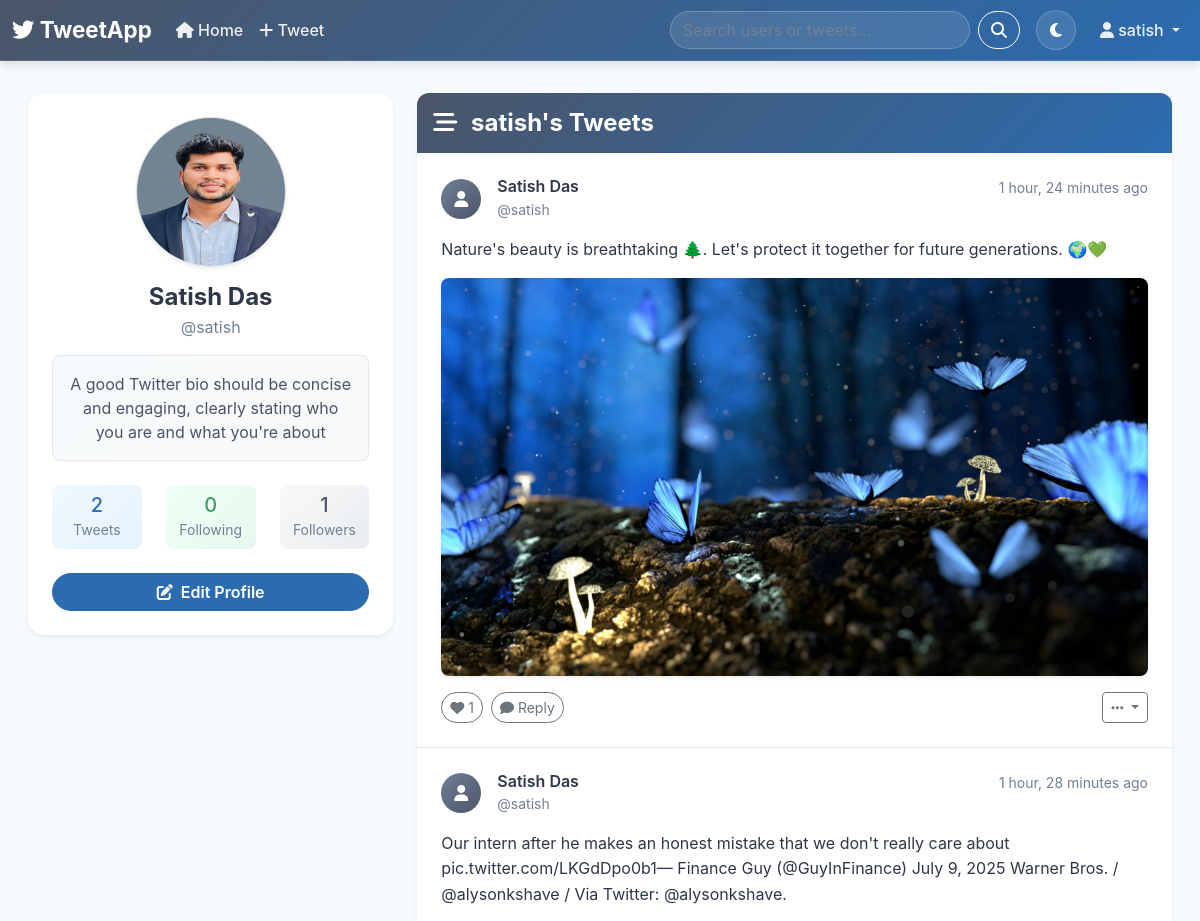
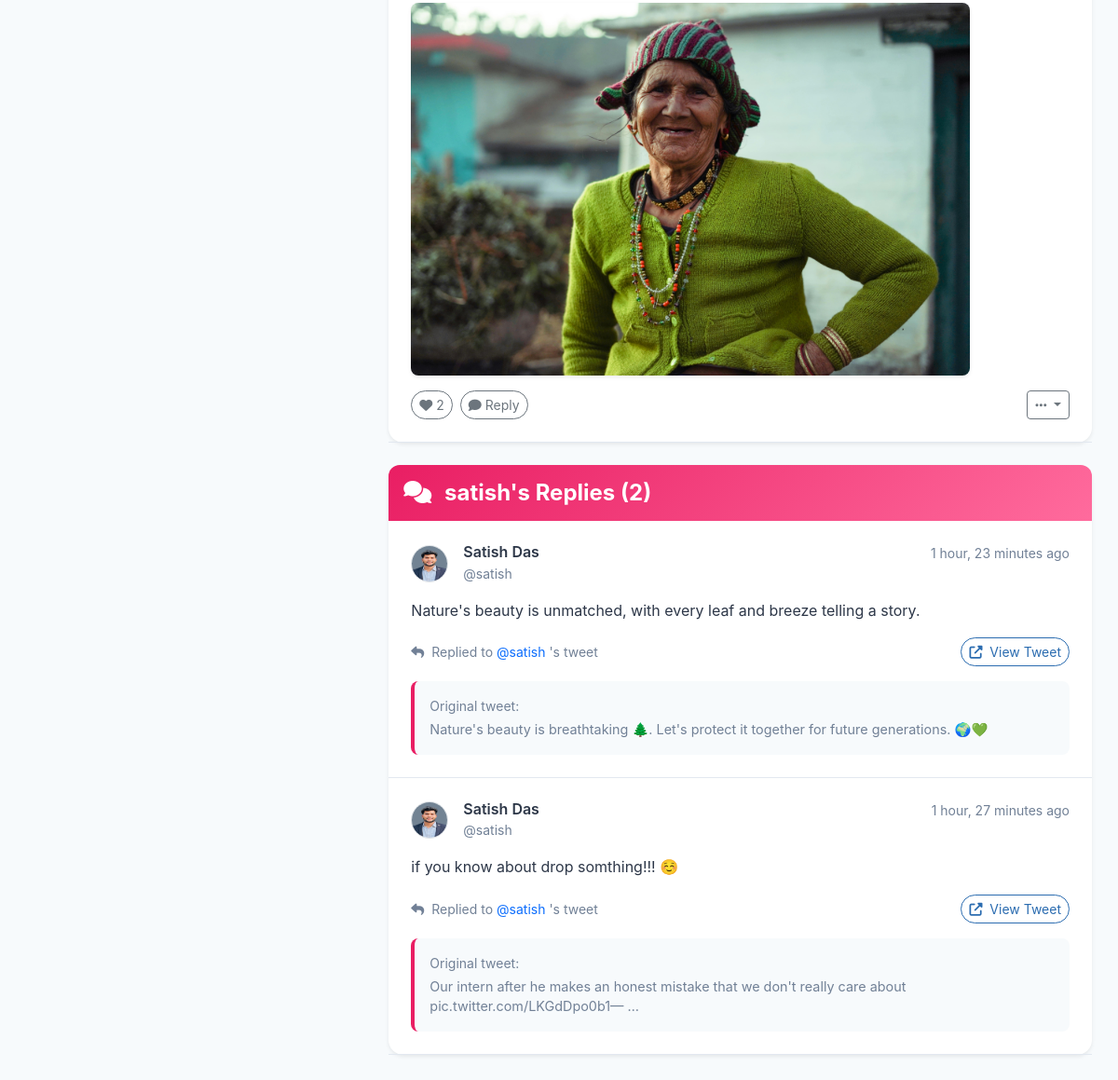
The app's page /tweet/profile/ (signed in) with its own data (2 pictures, top to bottom).
### tweet/models.py (models this page shows, shortened)
class UserProfile(models.Model):
    user = models.OneToOneField(User, on_delete=models.CASCADE)
    bio = models.TextField(max_length=500, blank=True)
    location = models.CharField(max_length=30, blank=True)
    birth_date = models.DateField(null=True, blank=True)
    avatar = models.ImageField(upload_to='avatars/', blank=True, null=True)
    website = models.URLField(blank=True)
    followers = models.ManyToManyField(User, related_name='following', blank=True)
    created_at = models.DateTimeField(auto_now_add=True)
    updated_at = models.DateTimeField(auto_now=True)
    @property
    def followers_count(self):
        return self.followers.count()
    @property
    def following_count(self):
        return self.user.following.count()

class Tweet(models.Model):
    user = models.ForeignKey(User, on_delete=models.CASCADE)
    text = models.TextField(max_length=240)
    photo = models.ImageField(upload_to='photos/', blank=True, null=True)
    created_at = models.DateTimeField(auto_now_add=True)
    updated_at = models.DateTimeField(auto_now=True)

class Comment(models.Model):
    user = models.ForeignKey(User, on_delete=models.CASCADE)
    tweet = models.ForeignKey(Tweet, on_delete=models.CASCADE, related_name='comments')
    text = models.TextField(max_length=280)
    created_at = models.DateTimeField(auto_now_add=True)
    updated_at = models.DateTimeField(auto_now=True)
    class Meta:
        ordering = ['-created_at']

### tweet/views.py (the view)
# urls.py: path('profile/', views.profile_view, name='profile_view'),
@login_required
def profile_view(request, username=None):
    if username:
        user = get_object_or_404(User, username=username)
    else:
        user = request.user
    profile, created = UserProfile.objects.get_or_create(user=user)
    tweets = Tweet.objects.filter(user=user).order_by('-created_at')
    comments = Comment.objects.filter(user=user).order_by('-created_at')
    context = {
        'profile_user': user,
        'profile': profile,
        'tweets': tweets,
        'comments': comments,
        'is_own_profile': user == request.user,
    }
    return render(request, 'profile.html', context)

### tweet/templates/profile.html (shortened to what this page needs)
{% extends "layout.html" %}
{% block content %}
<div class="row">
    <div class="col-md-4">
        <div class="card shadow-sm border-0 rounded-4">
            <div class="card-body text-center p-4">
                {% if profile.avatar %}
                    <img src="{{ profile.avatar.url }}" class="rounded-circle mb-3 border shadow-sm" width="150" height="150" alt="Avatar">
                {% else %}
                    <div class="mx-auto mb-3 d-flex align-items-center justify-content-center rounded-circle shadow-sm"
                         style="width: 150px; height: 150px; background: linear-gradient(135deg, var(--secondary-color) 0%, var(--primary-color) 100%); color: white;">
                        <i class="fas fa-user fa-3x"></i>
                    </div>
                {% endif %}
                <h4 class="fw-bold mb-1" style="color: var(--text-primary);">{{ profile_user.get_full_name|default:profile_user.username }}</h4>
                <p class="text-muted mb-3">@{{ profile_user.username }}</p>
                {% if profile.bio %}
                    <div class="mb-4">
                        <div class="p-3 rounded-3" style="background: linear-gradient(135deg, var(--light-bg) 0%, #f8f9fa 100%); border: 1px solid var(--border-color);">
                            <p class="mb-0" style="color: var(--text-secondary);">{{ profile.bio }}</p>
                        </div>
                    </div>
                {% endif %}
                <div class="row text-center mb-4">
                    <div class="col-4">
                        <div class="p-2 rounded-3" style="background: linear-gradient(135deg, #f0f8ff 0%, #e6f3ff 100%);">
                            <strong class="d-block h5 mb-0" style="color: var(--accent-color);">{{ tweets.count }}</strong>
                            <small class="text-muted">Tweets</small>
                        </div>
                    </div>
                    <div class="col-4">
                        <div class="p-2 rounded-3" style="background: linear-gradient(135deg, #f0fff4 0%, #e8f8f0 100%);">
                            <strong class="d-block h5 mb-0" style="color: var(--success-color);">{{ profile.following_count }}</strong>
                            <small class="text-muted">Following</small>
                        </div>
                    </div>
                    <div class="col-4">
                        <div class="p-2 rounded-3" style="background: linear-gradient(135deg, #f8f9fa 0%, #e9ecef 100%);">
                            <strong class="d-block h5 mb-0" style="color: var(--text-secondary);">{{ profile.followers_count }}</strong>
                            <small class="text-muted">Followers</small>
                        </div>
                    </div>
                </div>
                <div class="d-grid gap-2">
                    {% if is_own_profile %}
                        <a href="{% url 'profile_edit' %}" class="btn btn-primary rounded-pill fw-semibold">
                            <i class="fas fa-edit me-2"></i>Edit Profile
                        </a>
                    {% endif %}
                </div>
            </div>
        </div>
    </div>
    <div class="col-md-8">
        <div class="card shadow-sm border-0 rounded-4">
            <div class="card-header border-0 py-3" style="background: linear-gradient(135deg, var(--primary-color) 0%, var(--accent-color) 100%); color: white; border-radius: 12px 12px 0 0;">
                <h4 class="mb-0 fw-bold">
                    <i class="fas fa-stream me-2"></i>
                    {{ profile_user.username }}'s Tweets
                </h4>
            </div>
            <div class="card-body p-0">
                {% if tweets %}
                    {% for tweet in tweets %}
                        <div class="p-4 border-bottom" style="border-color: var(--border-color) !important;">
                            <div class="d-flex justify-content-between align-items-start mb-3">
                                <div class="d-flex align-items-center">
                                    {% if tweet.user.profile.avatar %}
                                        <img src="{{ tweet.user.profile.avatar.url }}" class="rounded-circle me-3 border" width="40" height="40" alt="Avatar">
                                    {% else %}
                                        <div class="rounded-circle me-3 d-flex align-items-center justify-content-center"
                                             style="width: 40px; height: 40px; background: linear-gradient(135deg, var(--secondary-color) 0%, var(--primary-color) 100%); color: white;">
                                            <i class="fas fa-user"></i>
                                        </div>
                                    {% endif %}
                                    <div>
                                        <h6 class="mb-0 fw-semibold" style="color: var(--text-primary);">
                                            {{ tweet.user.get_full_name|default:tweet.user.username }}
                                        </h6>
                                        <small class="text-muted">@{{ tweet.user.username }}</small>
                                    </div>
                                </div>
                                <small class="text-muted">{{ tweet.created_at|timesince }} ago</small>
                            </div>
                            <div class="mb-3">
                                <p class="mb-0" style="color: var(--text-primary); line-height: 1.6;">{{ tweet.text }}</p>
                            </div>
                            {% if tweet.photo %}
                                <div class="mb-3">
                                    <img src="{{ tweet.photo.url }}" class="img-fluid rounded-3 shadow-sm" style="max-height: 400px;">
                                </div>
                            {% endif %}
                            <div class="d-flex justify-content-between align-items-center">
                                <div class="d-flex align-items-center">
                                    <button class="btn btn-sm btn-outline-secondary rounded-pill me-2">
                                        <i class="fas fa-heart"></i> {{ tweet.likes.count }}
                                    </button>
                                    <button class="btn btn-sm btn-outline-secondary rounded-pill">
                                        <i class="fas fa-comment"></i> Reply
                                    </button>
                                </div>
                                {% if tweet.user == user %}
                                    <div class="dropdown">
                                        <button class="btn btn-sm btn-outline-secondary dropdown-toggle" type="button" data-bs-toggle="dropdown">
                                            <i class="fas fa-ellipsis-h"></i>
                                        </button>
                                    </div>
                                {% endif %}
                            </div>
                        </div>
                    {% endfor %}
                {% endif %}
            </div>
        </div>
        {% if comments %}
            <div class="card shadow-sm border-0 rounded-4 mt-4">
                <div class="card-header border-0 py-3" style="background: linear-gradient(135deg, #e91e63 0%, #ff6b9d 100%); color: white; border-radius: 12px 12px 0 0;">
                    <h4 class="mb-0 fw-bold">
                        <i class="fas fa-comments me-2"></i>
                        {{ profile_user.username }}'s Replies ({{ comments.count }})
                    </h4>
                </div>
                <div class="card-body p-0">
                    {% for comment in comments %}
                        <div class="p-4 border-bottom" style="border-color: var(--border-color) !important;">
                            <div class="d-flex justify-content-between align-items-start mb-3">
                                <div class="d-flex align-items-center">
                                    {% if comment.user.userprofile.avatar %}
                                        <img src="{{ comment.user.userprofile.avatar.url }}" class="rounded-circle me-3 border" width="40" height="40" alt="Avatar">
                                    {% else %}
                                        <div class="rounded-circle me-3 d-flex align-items-center justify-content-center"
                                             style="width: 40px; height: 40px; background: linear-gradient(135deg, var(--secondary-color) 0%, var(--primary-color) 100%); color: white;">
                                            <i class="fas fa-user"></i>
                                        </div>
                                    {% endif %}
                                    <div>
                                        <h6 class="mb-0 fw-semibold" style="color: var(--text-primary);">
                                            {{ comment.user.get_full_name|default:comment.user.username }}
                                        </h6>
                                        <small class="text-muted">@{{ comment.user.username }}</small>
                                    </div>
                                </div>
                                <small class="text-muted">{{ comment.created_at|timesince }} ago</small>
                            </div>
                            <div class="mb-3">
                                <p class="mb-0" style="color: var(--text-primary); line-height: 1.6;">{{ comment.text }}</p>
                            </div>
                            <div class="d-flex justify-content-between align-items-center">
                                <div class="d-flex align-items-center">
                                    <small class="text-muted me-3">
                                        <i class="fas fa-reply me-1"></i>
                                        Replied to
                                        <a href="{% url 'profile_view' comment.tweet.user.username %}" class="text-decoration-none">
                                            @{{ comment.tweet.user.username }}
                                        </a>'s tweet
                                    </small>
                                </div>
                                <a href="{% url 'tweet_detail' comment.tweet.id %}" class="btn btn-sm btn-outline-primary rounded-pill">
                                    <i class="fas fa-external-link-alt me-1"></i>
                                    View Tweet
                                </a>
                            </div>
                            <div class="mt-3 p-3 rounded-3" style="background: var(--light-bg); border-left: 4px solid #e91e63;">
                                <small class="text-muted d-block mb-1">Original tweet:</small>
                                <p class="mb-0 text-muted" style="font-size: 0.9rem;">
                                    {{ comment.tweet.text|truncatewords:15 }}
                                </p>
                            </div>
                        </div>
                    {% endfor %}
                </div>
            </div>
        {% endif %}
    </div>
</div>
{% endblock %}

### templates/layout.html (shortened to what this page needs)
{% load static %}
<!DOCTYPE html>
<html lang="en">
<head>
    <link href="https://cdn.jsdelivr.net/npm/bootstrap@5.3.7/dist/css/bootstrap.min.css" rel="stylesheet">
    <link href="https://cdnjs.cloudflare.com/ajax/libs/font-awesome/6.4.0/css/all.min.css" rel="stylesheet">
</head>
<body>
    <nav class="navbar navbar-expand-lg">
        <div class="container-fluid">
            <a class="navbar-brand fw-bold" href="{% url 'tweet_list' %}">
                <i class="fab fa-twitter"></i> TweetApp
            </a>
            <div class="collapse navbar-collapse" id="navbarSupportedContent">
                <ul class="navbar-nav me-auto mb-2 mb-lg-0">
                    <li class="nav-item">
                        <a class="nav-link" href="{% url 'tweet_list' %}">
                            <i class="fas fa-home"></i> Home
                        </a>
                    </li>
                    {% if user.is_authenticated %}
                        <li class="nav-item">
                            <a class="nav-link" href="{% url 'tweet_create' %}">
                                <i class="fas fa-plus"></i> Tweet
                            </a>
                        </li>
                    {% endif %}
                </ul>
                <div class="d-flex me-3">
                    <form method="get" action="{% url 'search' %}" class="d-flex">
                        <input type="search" name="q" class="form-control me-2" placeholder="Search users or tweets..." value="{{ request.GET.q }}" style="width: 300px; border-radius: 25px; border: 1px solid rgba(255,255,255,.3); background-color: rgba(255,255,255,.1); color: white;">
                        <button type="submit" class="btn btn-outline-light rounded-pill">
                            <i class="fas fa-search"></i>
                        </button>
                    </form>
                </div>
                <div class="me-3">
                    <button id="theme-toggle" class="theme-toggle" title="Toggle Dark/Light Mode">
                        <i class="fas fa-moon" id="theme-icon"></i>
                    </button>
                </div>
                <ul class="navbar-nav">
                    {% if user.is_authenticated %}
                        <li class="nav-item dropdown">
                            <a class="nav-link dropdown-toggle" href="#" role="button" data-bs-toggle="dropdown" aria-expanded="false">
                                <i class="fas fa-user"></i> {{ user.username }}
                            </a>
                        </li>
                    {% endif %}
                </ul>
            </div>
        </div>
    </nav>
    <div class="container mt-4 mb-5">
        <div class="px-3 py-2">
            {% block content %}
            {% endblock  %}
        </div>
    </div>
</body>
</html>

### records on screen
UserProfile: avatar (picture), bio "A good Twitter bio should be concise and engaging, clearly stating who you are and what you're about", following_count "0", followers_count "1"
Tweet: user.get_full_name "Satish Das", user.username "satish", created_at "1 hour, 24 minutes", text "Nature's beauty is breathtaking 🌲. Let's protect it together for future generations. 🌍💚", photo (picture), likes.count "1"
Tweet: user.get_full_name "Satish Das", user.username "satish", created_at "1 hour, 28 minutes", text "Our intern after he makes an honest mistake that we don't really care about pic.twitter.com/LKGdDpo0b1— Finance Guy (@GuyInFinance) July 9, 2025 Warner Bros. / @alysonkshave / Via Twitter: @alysonkshave.", photo (picture), likes.count "2"
Comment: user.userprofile.avatar (picture), user.get_full_name "Satish Das", user.username "satish", created_at "1 hour, 23 minutes", text "Nature's beauty is unmatched, with every leaf and breeze telling a story.", tweet.user.username "satish", tweet.text "Nature's beauty is breathtaking 🌲. Let's protect it together for future generations. 🌍💚"
Comment: user.userprofile.avatar (picture), user.get_full_name "Satish Das", user.username "satish", created_at "1 hour, 27 minutes", text "if you know about drop somthing!!! ☺️", tweet.user.username "satish", tweet.text "Our intern after he makes an honest mistake that we don't really care about pic.twitter.com/LKGdDpo0b1— …"

### other values on screen
{{ user.username }} "satish"
{{ profile_user.get_full_name|default:profile_user.username }} "Satish Das"
{{ profile_user.username }} "satish"
{{ tweets.count }} "2"
{{ comments.count }} "2"
